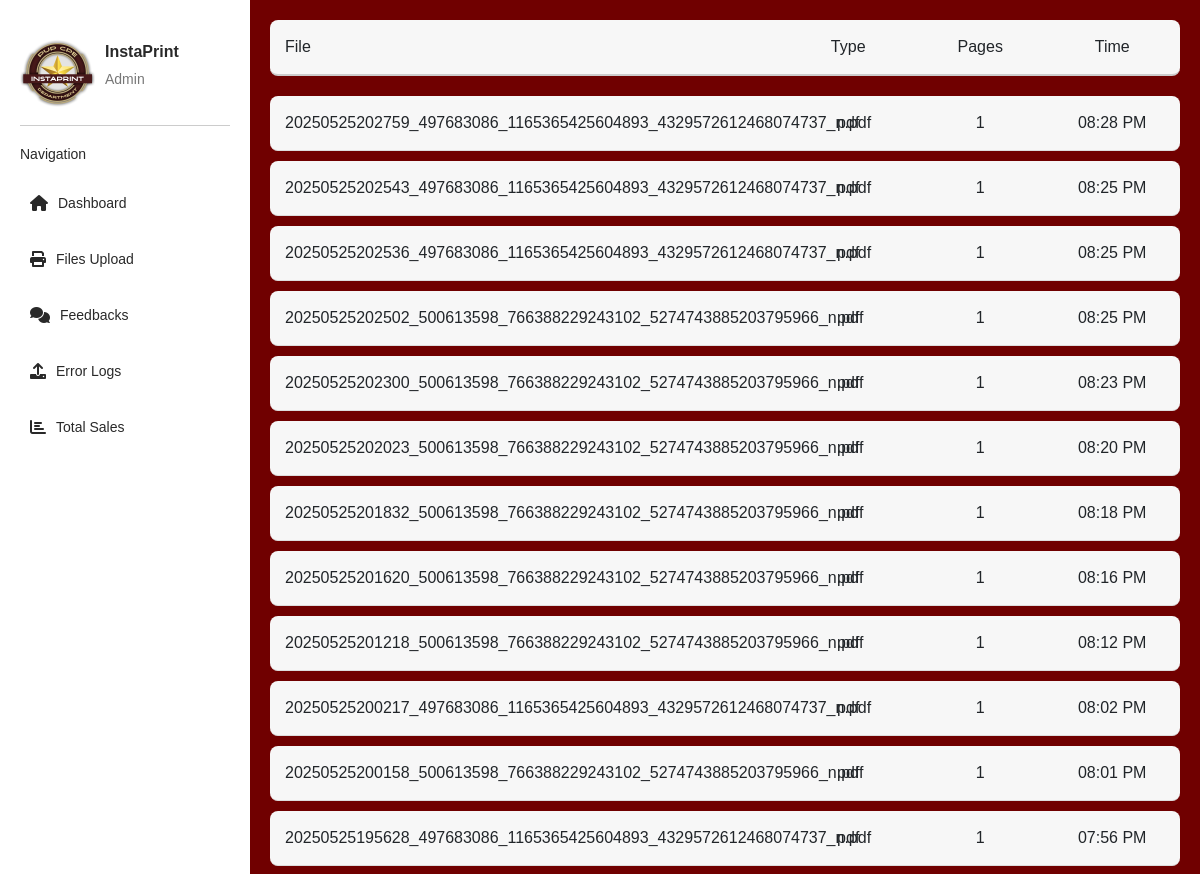
Before: /admin-files-upload (upper part) with the older database file.
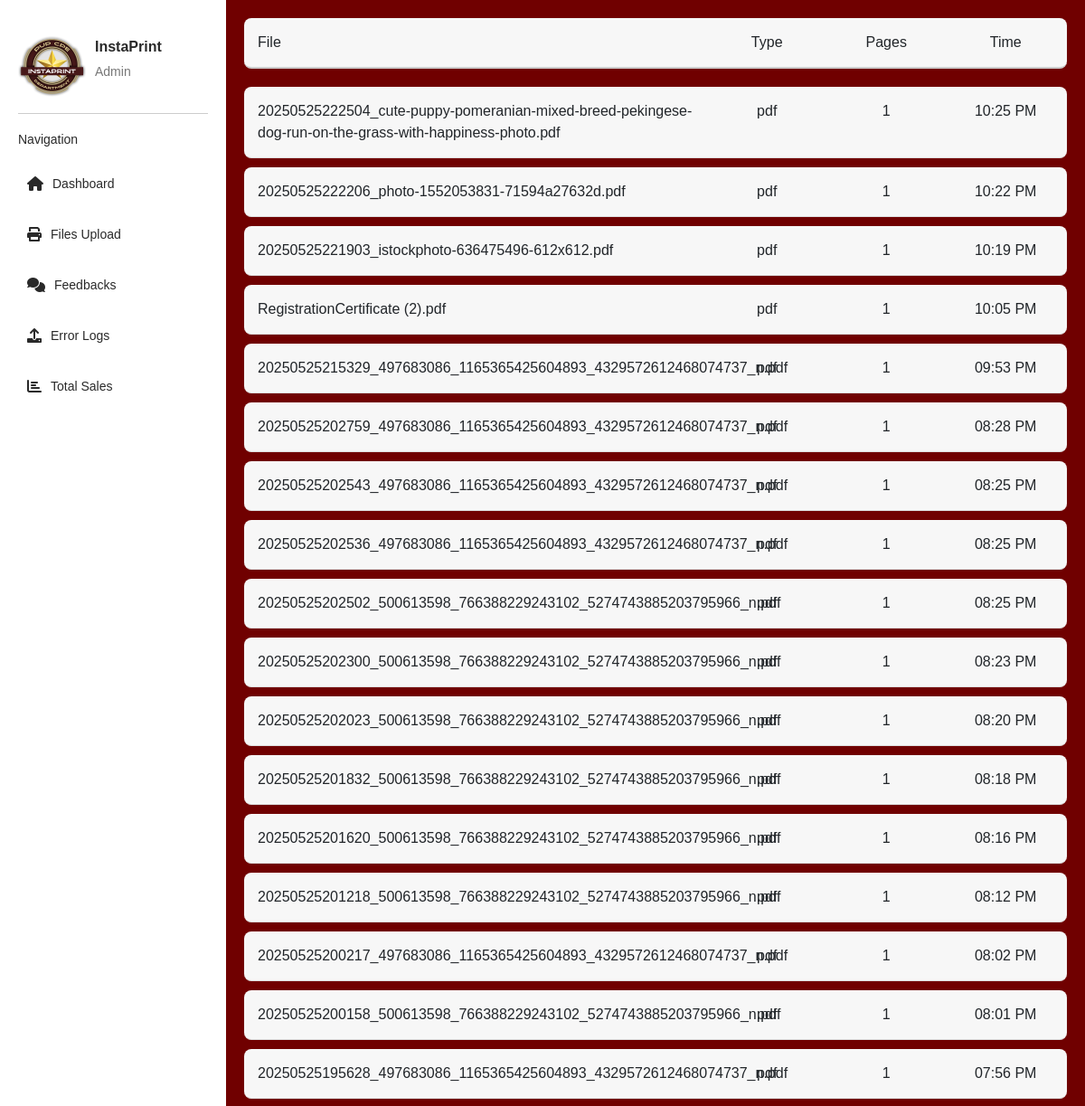
After: the same page with the newer database file.
### app.py (models this page shows, shortened)
class UploadedFile(db.Model):
    id = db.Column(db.Integer, primary_key=True)
    filename = db.Column(db.String(255), nullable=False)
    file_type = db.Column(db.String(50), nullable=False)
    pages = db.Column(db.Integer, nullable=False)
    timestamp = db.Column(db.DateTime, default=datetime.utcnow)

### app.py (the view)
@app.route("/admin-files-upload") #
def admin_printed_pages(): #
    all_uploaded_files = UploadedFile.query.order_by(UploadedFile.timestamp.desc()).all() #
    formatted_files = []
    for uploaded_file_entry in all_uploaded_files:
        formatted_files.append({
            'file': uploaded_file_entry.filename,
            'type': uploaded_file_entry.file_type,
            'pages': uploaded_file_entry.pages,
            'time': uploaded_file_entry.timestamp.strftime('%I:%M %p') # Format time as needed
        })
    return render_template("admin-files-upload.html", uploaded=formatted_files) #

### templates/admin-files-upload.html (shortened to what this page needs)
<!DOCTYPE html>
<html lang="en">
<head>
    <link href="/static/css/admin-dashboard.css" rel="stylesheet" />
    <link rel="stylesheet" href="https://cdnjs.cloudflare.com/ajax/libs/font-awesome/6.0.0-beta3/css/all.min.css">
    <link href="https://cdn.jsdelivr.net/npm/bootstrap@5.3.0/dist/css/bootstrap.min.css" rel="stylesheet">
</head>
<body>
    <div class="container">
        <leftmenu class="menu">
            <div class="account">
                <img src="{{ url_for('static', filename='images/logo.jpg') }}" alt="InstaPrint Logo" class="profile-icon" style="max-width: 75px;">
                <div class="account-info">
                    <p class="name">InstaPrint</p>
                    <p class="role">Admin</p>
                </div>
            </div>
            <h2>Navigation</h2>
            <ul>
                <li><i class="fa-solid fa-house"></i> <a href="{{ url_for('admin_dashboard') }}">Dashboard</a></li>
                <li><i class="fa-solid fa-print"></i> <a href="{{ url_for('admin_printed_pages') }}">Files Upload</a></li>
                <li><i class="fa-solid fa-comments"></i> <a href="{{ url_for('admin_feedbacks') }}">Feedbacks</a></li>
                <li><i class="fa-solid fa-upload"></i> <a href="{{ url_for('admin_activity_log') }}">Error Logs</a></li>
                <li><i class="fa-solid fa-chart-bar"></i> <a href="{{ url_for('admin_sales') }}">Total Sales</a></li>
            </ul>
        </leftmenu>
        <content class="contents">
            <div class="files-table">
                <div class="files-header">
                    <div class="files-file">File</div>
                    <div class="files-type">Type</div>
                    <div class="files-pages">Pages</div>
                    <div class="files-time">Time</div>
                </div>
                {% for files in uploaded %}
                <div class="files-entry">
                    <div class="files-file">{{ files.file }}</div>
                    <div class="files-type">{{ files.type }}</div>
                    <div class="files-pages">{{ files.pages }}</div>
                    <div class="files-time">{{ files.time }}</div>
                </div>
                {% endfor %}
            </div>
        </content>
    </div>
</body>
</html>

### static/css/admin-dashboard.css (style rules this page uses)
* { margin: 0; padding: 0; box-sizing: border-box; font-family: Arial, sans-serif; }
.container { display: flex; min-height: 100vh; max-width: 100% !important; padding-left: 0 !important; padding-right: 0 !important; }
.menu { width: 250px; background-color: #FFFFFF; color: #292929; padding: 20px; font-size: 14px; }
.menu h2 { margin-bottom: 20px; font-size: 14px; }
.menu ul { list-style-type: none; padding-left: 0; }
.menu li { display: flex; align-items: center; margin: 15px 0; font-size: 14px; padding: 10px; }
.menu li i { margin-right: 10px; color: #292929; font-size: 16px; }
.menu a { color: #292929; text-decoration: none; flex: 1; }
.contents { flex: 1; padding: 20px; background-color: #700000; display: flex; flex-direction: column; gap: 20px; }
.account { display: flex; align-items: center; padding: 15px 0; border-bottom: 1px solid #ccc; margin-bottom: 20px; }
.profile-icon { font-size: 40px; color: #292929; margin-right: 10px; }
.account-info { display: flex; flex-direction: column; }
.account-info .name { font-weight: bold; font-size: 16px; margin-bottom: 5px; }
.account-info .role { font-size: 14px; color: #777; }
.files-table { width: 100%; }
.files-header, .files-entry { display: flex; justify-content: space-between; padding: 15px; border-bottom: 1px solid #ddd; border-radius: 8px; margin-bottom: 10px; background-color: #f7f7f7; }
.files-header { font-weight: bold; background-color: #f7f7f7; border-bottom: 2px solid #ccc; margin-bottom: 20px; }
.files-file { width: 55%; font-weight: 500; }
.files-type { width: 12%; font-weight: 500; text-align: center; }
.files-pages { width: 12%; font-weight: 500; text-align: center; }
.files-time { width: 12%; font-weight: 500; text-align: center; }

### templates/admin-files-upload.html (style rules this page uses)
.container { display: flex; }
.menu { flex-shrink: 0; }
.contents { flex-grow: 1; padding: 20px; }

Changed rows visible on the page:
added UploadedFile: file "20250525222504_cute-puppy-pomeranian-mixed-breed-pekingese-dog-run-on-the-grass-with-happiness-photo.pdf", type "pdf", pages "1", time "10:25 PM"
added UploadedFile: file "20250525222206_photo-1552053831-71594a27632d.pdf", type "pdf", pages "1", time "10:22 PM"
added UploadedFile: file "20250525221903_istockphoto-636475496-612x612.pdf", type "pdf", pages "1", time "10:19 PM"
added UploadedFile: file "RegistrationCertificate (2).pdf", type "pdf", pages "1", time "10:05 PM"
added UploadedFile: file "20250525215329_497683086_1165365425604893_4329572612468074737_n.pdf", type "pdf", pages "1", time "09:53 PM"
